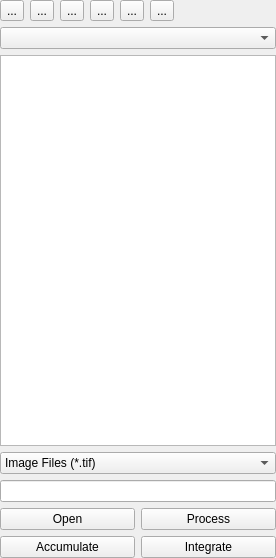
<?xml version="1.0" encoding="UTF-8"?>
<ui version="4.0">
 <class>QxrdFileBrowserWidget</class>
 <widget class="QWidget" name="QxrdFileBrowserWidget">
  <property name="geometry">
   <rect>
    <x>0</x>
    <y>0</y>
    <width>276</width>
    <height>558</height>
   </rect>
  </property>
  <property name="windowTitle">
   <string>Form</string>
  </property>
  <layout class="QGridLayout" name="gridLayout">
   <property name="leftMargin">
    <number>0</number>
   </property>
   <property name="topMargin">
    <number>0</number>
   </property>
   <property name="rightMargin">
    <number>0</number>
   </property>
   <property name="bottomMargin">
    <number>0</number>
   </property>
   <item row="0" column="0" colspan="2">
    <layout class="QHBoxLayout" name="horizontalLayout">
     <item>
      <widget class="QToolButton" name="m_PrevDirectoryButton">
       <property name="toolTip">
        <string>Return to previous directory</string>
       </property>
       <property name="text">
        <string>...</string>
       </property>
       <property name="icon">
        <iconset resource="qxrdresources.qrc">
         <normaloff>:/images/go-left.png</normaloff>:/images/go-left.png</iconset>
       </property>
      </widget>
     </item>
     <item>
      <widget class="QToolButton" name="m_UpDirectoryButton">
       <property name="toolTip">
        <string>Change directory up one level</string>
       </property>
       <property name="text">
        <string>...</string>
       </property>
       <property name="icon">
        <iconset resource="qxrdresources.qrc">
         <normaloff>:/images/go-up.png</normaloff>:/images/go-up.png</iconset>
       </property>
      </widget>
     </item>
     <item>
      <widget class="QToolButton" name="m_ChangeDirectoryButton">
       <property name="toolTip">
        <string>Select a new directory</string>
       </property>
       <property name="text">
        <string>...</string>
       </property>
       <property name="icon">
        <iconset resource="qxrdresources.qrc">
         <normaloff>:/images/fileopen.png</normaloff>:/images/fileopen.png</iconset>
       </property>
      </widget>
     </item>
     <item>
      <widget class="QToolButton" name="m_HomeDirectoryButton">
       <property name="toolTip">
        <string>Change to home directory</string>
       </property>
       <property name="text">
        <string>...</string>
       </property>
       <property name="icon">
        <iconset resource="qxrdresources.qrc">
         <normaloff>:/images/go-home.png</normaloff>:/images/go-home.png</iconset>
       </property>
      </widget>
     </item>
     <item>
      <widget class="QToolButton" name="m_AcquisitionDirectoryButton">
       <property name="toolTip">
        <string>Change to acquisition output directory</string>
       </property>
       <property name="text">
        <string>...</string>
       </property>
       <property name="icon">
        <iconset resource="qxrdresources.qrc">
         <normaloff>:/images/system-run.png</normaloff>:/images/system-run.png</iconset>
       </property>
      </widget>
     </item>
     <item>
      <widget class="QToolButton" name="m_RefreshButton">
       <property name="toolTip">
        <string>Refresh directory listing</string>
       </property>
       <property name="text">
        <string>...</string>
       </property>
       <property name="icon">
        <iconset resource="qxrdresources.qrc">
         <normaloff>:/images/view-refresh.png</normaloff>:/images/view-refresh.png</iconset>
       </property>
      </widget>
     </item>
     <item>
      <spacer name="horizontalSpacer">
       <property name="orientation">
        <enum>Qt::Horizontal</enum>
       </property>
       <property name="sizeHint" stdset="0">
        <size>
         <width>77</width>
         <height>20</height>
        </size>
       </property>
      </spacer>
     </item>
    </layout>
   </item>
   <item row="1" column="0" colspan="2">
    <widget class="QComboBox" name="m_RootDirectoryCombo"/>
   </item>
   <item row="2" column="0" colspan="2">
    <widget class="QxrdFileBrowserView" name="m_FileBrowser">
     <property name="alternatingRowColors">
      <bool>true</bool>
     </property>
     <property name="selectionBehavior">
      <enum>QAbstractItemView::SelectRows</enum>
     </property>
     <property name="showGrid">
      <bool>false</bool>
     </property>
     <property name="sortingEnabled">
      <bool>true</bool>
     </property>
     <attribute name="verticalHeaderVisible">
      <bool>false</bool>
     </attribute>
    </widget>
   </item>
   <item row="3" column="0" colspan="2">
    <widget class="QComboBox" name="m_FilterChoices">
     <item>
      <property name="text">
       <string>Image Files (*.tif)</string>
      </property>
     </item>
     <item>
      <property name="text">
       <string>Processed Files (*nnnnn.tif)</string>
      </property>
     </item>
     <item>
      <property name="text">
       <string>Raw Image Files (*.raw.tif)</string>
      </property>
     </item>
     <item>
      <property name="text">
       <string>Dark Image Files (*.dark.tif)</string>
      </property>
     </item>
     <item>
      <property name="text">
       <string>Integrated Data Files (*.avg)</string>
      </property>
     </item>
     <item>
      <property name="text">
       <string>Metadata Files (*.metadata)</string>
      </property>
     </item>
     <item>
      <property name="text">
       <string>All Files (*)</string>
      </property>
     </item>
    </widget>
   </item>
   <item row="4" column="0" colspan="2">
    <widget class="QLineEdit" name="m_FileSelector">
     <property name="toolTip">
      <string>File filter</string>
     </property>
    </widget>
   </item>
   <item row="5" column="0">
    <widget class="QPushButton" name="m_OpenButton">
     <property name="toolTip">
      <string>Open selected files</string>
     </property>
     <property name="text">
      <string>Open</string>
     </property>
    </widget>
   </item>
   <item row="5" column="1">
    <widget class="QPushButton" name="m_ProcessButton">
     <property name="toolTip">
      <string>Process selected files</string>
     </property>
     <property name="text">
      <string>Process</string>
     </property>
    </widget>
   </item>
   <item row="6" column="0">
    <widget class="QPushButton" name="m_AccumulateButton">
     <property name="toolTip">
      <string>Accumulate (sum) selected files</string>
     </property>
     <property name="text">
      <string>Accumulate</string>
     </property>
    </widget>
   </item>
   <item row="6" column="1">
    <widget class="QPushButton" name="m_IntegrateButton">
     <property name="toolTip">
      <string>Integrate selected files</string>
     </property>
     <property name="text">
      <string>Integrate</string>
     </property>
    </widget>
   </item>
  </layout>
 </widget>
 <customwidgets>
  <customwidget>
   <class>QxrdFileBrowserView</class>
   <extends>QTableView</extends>
   <header>qxrdfilebrowserview.h</header>
  </customwidget>
 </customwidgets>
 <resources>
  <include location="qxrdresources.qrc"/>
 </resources>
 <connections/>
</ui>
